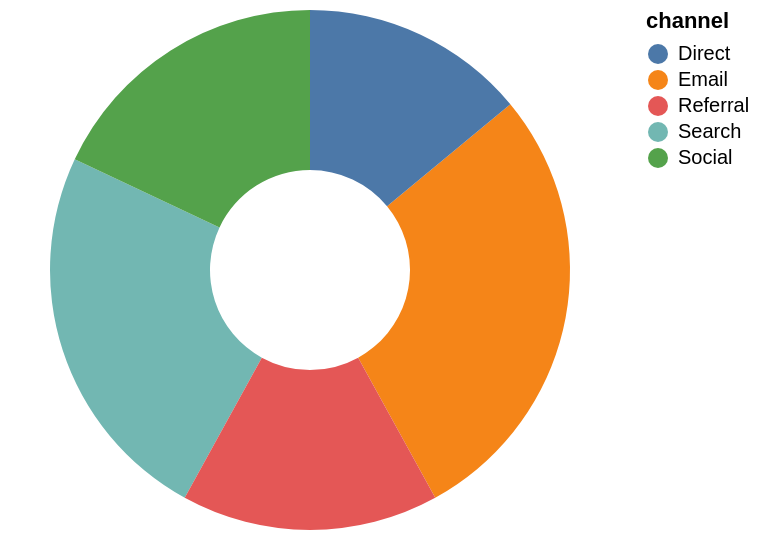

Specify this chart in Vega-Lite:
### Vega-Lite specification from a JSON file in a GitHub repository (floating-point values rounded to 4 significant figures)
{"$schema": "https://vega.github.io/schema/vega-lite/v6.json", "width": "container", "height": 260, "data": {"values": [{"channel": "Email", "share": 28}, {"channel": "Search", "share": 24}, {"channel": "Social", "share": 18}, {"channel": "Referral", "share": 16}, {"channel": "Direct", "share": 14}]}, "mark": {"type": "arc", "innerRadius": 50}, "encoding": {"theta": {"field": "share", "type": "quantitative"}, "color": {"field": "channel", "type": "nominal"}, "tooltip": [{"field": "channel", "type": "nominal"}, {"field": "share", "type": "quantitative", "title": "Share %"}]}}
